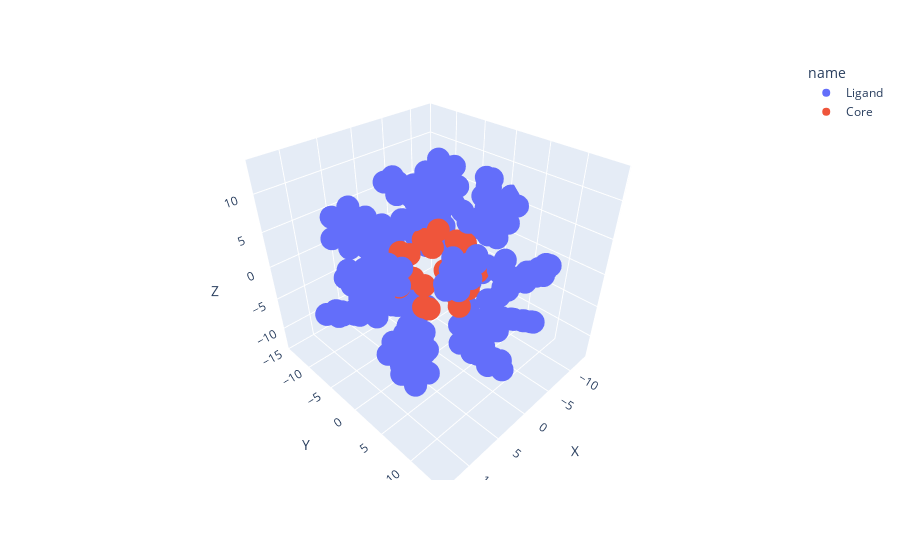

Source (notebook cell):
### Code cell
fig = px.scatter_3d(PandasNPDataframe, x='X', y='Y', z='Z', color='name')
#fig = px.scatter_3d(dfCore, x='X', y='Y', z='Z')
fig.show()

### Figure 1 — Plotly figure (JSON) as saved in the notebook; plotly's stock layout.template omitted (floating-point values rounded to 4 significant figures; data arrays with more than 128 entries replaced by an {"elided": "..."} marker saying what was removed)
{"data": [{"hovertemplate": "name=Ligand<br>X=%{x}<br>Y=%{y}<br>Z=%{z}<extra></extra>", "legendgroup": "Ligand", "marker": {"color": "#636efa", "symbol": "circle"}, "mode": "markers", "name": "Ligand", "scene": "scene", "showlegend": true, "type": "scatter3d", "x": {"elided": "320 float values"}, "y": {"elided": "320 float values"}, "z": {"elided": "320 float values"}}, {"hovertemplate": "name=Core<br>X=%{x}<br>Y=%{y}<br>Z=%{z}<extra></extra>", "legendgroup": "Core", "marker": {"color": "#EF553B", "symbol": "circle"}, "mode": "markers", "name": "Core", "scene": "scene", "showlegend": true, "type": "scatter3d", "x": [1.221e-15, -1.681, 0.274, 2.265, -4.099, 3.794, -1.232, -2.27, 4.735, -4.713, 2.161, 1.509, -4.262, 4.636, -2.586, -0.535, 2.847, -3.131, 1.616, 3.331e-16], "y": [5.105, 4.568, 4.031, 3.493, 2.956, 2.418, 1.881, 1.344, 0.8061, 0.2687, -0.2687, -0.8061, -1.344, -1.881, -2.418, -2.956, -3.493, -4.031, -4.568, -5.105], "z": [4.441e-16, 1.54, -3.122, 2.955, -0.7251, -2.413, 4.584, -4.371, 1.729, 1.945, -4.618, 4.81, -2.47, -1.019, 3.678, -4.128, 2.399, 0.1295, -1.608, 2.22e-16]}], "layout": {"legend": {"title": {"text": "name"}, "tracegroupgap": 0}, "margin": {"t": 60}, "scene": {"domain": {"x": [0, 1], "y": [0, 1]}, "xaxis": {"title": {"text": "X"}}, "yaxis": {"title": {"text": "Y"}}, "zaxis": {"title": {"text": "Z"}}}}}
